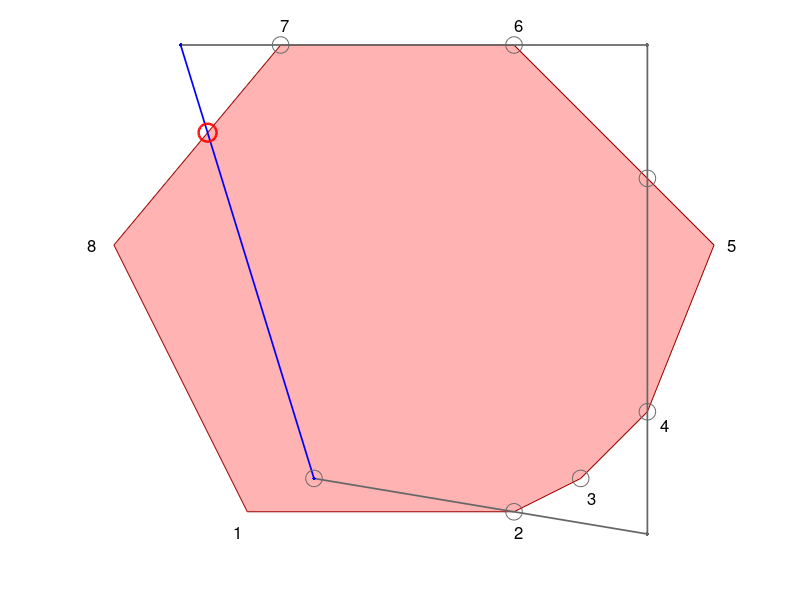

This figure's MATLAB source:
close all
clear 

i=4;
F=[ -2 0;
    0 0;
    0.5 0.25;
    1 0.75;
    1.5 2;
    0 3.5;
    -1.75 3.5;
    -3 2];

text(F(1,1)-0.1,F(1,2)-0.15,'1','FontSize',12);
hold on
text(F(2,1),F(2,2)-0.15,'2','FontSize',12);
hold on
text(F(3,1)+0.05,F(3,2)-0.15,'3','FontSize',12);
hold on
text(F(4,1)+0.1,F(4,2)-0.1,'4','FontSize',12);
hold on
text(F(5,1)+0.1,F(5,2),'5','FontSize',12);
hold on
text(F(6,1),F(6,2)+0.15,'6','FontSize',12);
hold on
text(F(7,1),F(7,2)+0.15,'7','FontSize',12);
hold on
text(F(8,1)-0.2,F(8,2),'8','FontSize',12);
hold on

P(1,:)=[ -1.5 0.25];
P(2,:)=[1 -(0.25/1.5)];
if(i>=2)
P(3,:)=[1 3.5];
end
if(i>=3)
P(4,:)=[-2.5 3.5];
end
if(i==4)
P(5,:)=P(1,:);
end


fill(F(:,1),F(:,2),[1 0 0],'FaceAlpha',0.3,...
    'EdgeColor',[0.6 0 0],'Marker','.','MarkerSize',10);
hold on

plot(P(1:(end-1),1),P(1:(end-1),2),'.-','MarkerSize',8,'LineWidth',1.25,'Color',0.4*[1 1 1]);
hold on
plot(P((end-1):end,1),P((end-1):end,2),'-b.','MarkerSize',8,'LineWidth',1.25);
hold on

%lato 1
if(i==1)
    plot(P(1,1),P(1,2),'o','MarkerSize',14,'Color',[1 0 0]);
    hold on
    plot(P(1,1),P(1,2),'o','MarkerSize',13,'Color',[1 0 0]);
    hold on
    plot(P(1,1),P(1,2),'o','MarkerSize',12,'Color',[1 0 0]);
    hold on

    plot(F(2,1),F(2,2),'o','MarkerSize',12,'Color',[1 0 0]);
    hold on
    plot(F(2,1),F(2,2),'o','MarkerSize',13,'Color',[1 0 0]);
    hold on
    plot(F(2,1),F(2,2),'o','MarkerSize',14,'Color',[1 0 0]);
    hold on
elseif(i==2)
    %lato 2
    plot(F(3,1),F(3,2),'o','MarkerSize',12,'Color',[1 0 0]);
    hold on
    
    plot(F(4,1),F(4,2),'o','MarkerSize',12,'Color',[1 0 0]);
    hold on
    plot(F(4,1),F(4,2),'o','MarkerSize',13,'Color',[1 0 0]);
    hold on
    plot(F(4,1),F(4,2),'o','MarkerSize',14,'Color',[1 0 0]);
    hold on

    I=[1,2.5];
    plot(I(1),I(2),'o','MarkerSize',12,'Color',[1 0 0]);
    hold on
    plot(I(1),I(2),'o','MarkerSize',13,'Color',[1 0 0]);
    hold on
    plot(I(1),I(2),'o','MarkerSize',14,'Color',[1 0 0]);
    hold on
elseif(i==3)
    %lato 3
    
    I=F(6,:);
    plot(I(1),I(2),'o','MarkerSize',12,'Color',[1 0 0]);
    hold on
    plot(I(1),I(2),'o','MarkerSize',13,'Color',[1 0 0]);
    hold on
    plot(I(1),I(2),'o','MarkerSize',14,'Color',[1 0 0]);
    hold on

    I=F(7,:);
    plot(I(1),I(2),'o','MarkerSize',12,'Color',[1 0 0]);
    hold on
    plot(I(1),I(2),'o','MarkerSize',13,'Color',[1 0 0]);
    hold on
    plot(I(1),I(2),'o','MarkerSize',14,'Color',[1 0 0]);
    hold on
elseif(i==4)
    %lato 4
    A=[P(5,1)-P(4,1), F(7,1) - F(8,1); ...
       P(5,2)-P(4,2), F(7,2) - F(8,2)];

    b=[F(7,1)-P(4,1);
       F(7,2)-P(4,2)];

    st = A\b; %prima posizione t(segmento) , seconda posizione s(frattura)
            %devo controllare i valori di st(2)
    I=F(7,:)+st(2)*(F(8,:)-F(7,:));
    plot(I(1),I(2),'o','MarkerSize',12,'Color',[1 0 0]);
    hold on
    plot(I(1),I(2),'o','MarkerSize',13,'Color',[1 0 0]);
    hold on
    plot(I(1),I(2),'o','MarkerSize',14,'Color',[1 0 0]);
    hold on
end

if(i>=2)
    plot(P(1,1),P(1,2),'o','MarkerSize',12,'Color',0.4*[1 1 1]);
    hold on
    plot(F(2,1),F(2,2),'o','MarkerSize',12,'Color',0.4*[1 1 1]);
    hold on
end
if(i>=3)
    I=[1,2.5];
    plot(I(1),I(2),'o','MarkerSize',12,'Color',0.4*[1 1 1]);
    hold on
    plot(F(4,1),F(4,2),'o','MarkerSize',12,'Color',0.4*[1 1 1]);
    hold on
    plot(F(3,1),F(3,2),'o','MarkerSize',12,'Color',0.4*[1 1 1]);
    hold on
end
if(i>=4)
    plot(F(6,1),F(6,2),'o','MarkerSize',12,'Color',0.4*[1 1 1]);
    hold on
    plot(F(7,1),F(7,2),'o','MarkerSize',12,'Color',0.4*[1 1 1]);
    hold on
end

axis equal
axis off